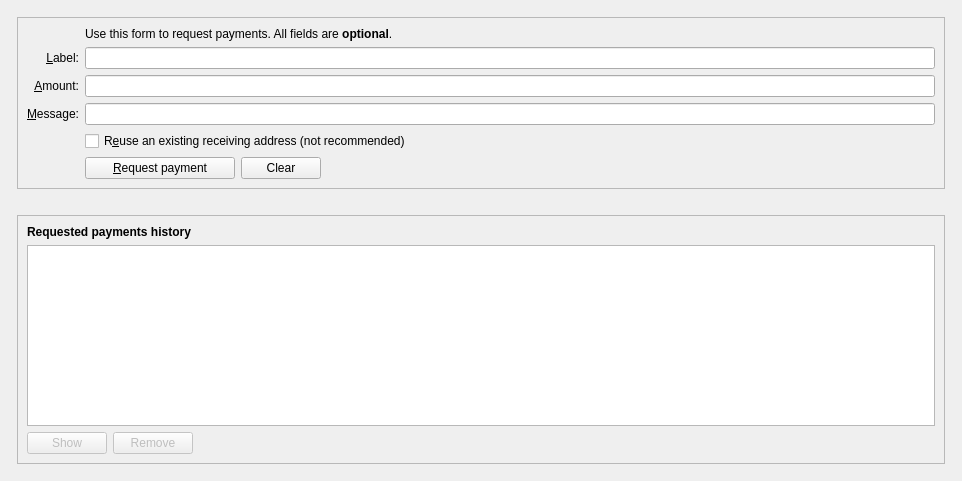
<?xml version="1.0" encoding="UTF-8"?>
<ui version="4.0">
 <class>ReceiveCoinsDialog</class>
 <widget class="QWidget" name="ReceiveCoinsDialog">
  <property name="geometry">
   <rect>
    <x>0</x>
    <y>0</y>
    <width>962</width>
    <height>481</height>
   </rect>
  </property>
  <layout class="QVBoxLayout" name="verticalLayout" stretch="0">
   <item>
    <layout class="QVBoxLayout" name="verticalLayout_Master" stretch="1">
     <property name="spacing">
      <number>0</number>
     </property>
     <item>
      <widget class="QFrame" name="frame_BG">
       <layout class="QVBoxLayout" name="verticalLayout_5">
        <property name="leftMargin">
         <number>6</number>
        </property>
        <property name="topMargin">
         <number>6</number>
        </property>
        <property name="rightMargin">
         <number>6</number>
        </property>
        <property name="bottomMargin">
         <number>6</number>
        </property>
        <item>
         <widget class="QFrame" name="frame2">
          <property name="sizePolicy">
           <sizepolicy hsizetype="Preferred" vsizetype="Maximum">
            <horstretch>0</horstretch>
            <verstretch>0</verstretch>
           </sizepolicy>
          </property>
          <property name="frameShape">
           <enum>QFrame::StyledPanel</enum>
          </property>
          <property name="frameShadow">
           <enum>QFrame::Sunken</enum>
          </property>
          <layout class="QVBoxLayout" name="verticalLayout_3">
           <item>
            <layout class="QGridLayout" name="gridLayout">
             <item row="7" column="2">
              <widget class="QCheckBox" name="reuseAddress">
               <property name="toolTip">
                <string>Reuse one of the previously used receiving addresses.&lt;br&gt;Reusing addresses has security and privacy issues.&lt;br&gt;Do not use this unless re-generating a payment request made before.</string>
               </property>
               <property name="text">
                <string>R&amp;euse an existing receiving address (not recommended)</string>
               </property>
              </widget>
             </item>
             <item row="6" column="0">
              <widget class="QLabel" name="label_3">
               <property name="toolTip">
                <string>An optional message to attach to the payment request, which will be displayed when the request is opened. Note: The message will not be sent with the payment over the UservCoin network.</string>
               </property>
               <property name="text">
                <string>&amp;Message:</string>
               </property>
               <property name="alignment">
                <set>Qt::AlignRight|Qt::AlignTrailing|Qt::AlignVCenter</set>
               </property>
               <property name="buddy">
                <cstring>reqMessage</cstring>
               </property>
              </widget>
             </item>
             <item row="4" column="2">
              <widget class="QLineEdit" name="reqLabel">
               <property name="toolTip">
                <string>An optional label to associate with the new receiving address.</string>
               </property>
              </widget>
             </item>
             <item row="6" column="2">
              <widget class="QLineEdit" name="reqMessage">
               <property name="toolTip">
                <string>An optional message to attach to the payment request, which will be displayed when the request is opened.&lt;br&gt;Note: The message will not be sent with the payment over the UservCoin network.</string>
               </property>
              </widget>
             </item>
             <item row="2" column="2">
              <widget class="QLabel" name="label_5">
               <property name="text">
                <string>Use this form to request payments. All fields are &lt;b&gt;optional&lt;/b&gt;.</string>
               </property>
              </widget>
             </item>
             <item row="4" column="0">
              <widget class="QLabel" name="label_2">
               <property name="toolTip">
                <string>An optional label to associate with the new receiving address.</string>
               </property>
               <property name="text">
                <string>&amp;Label:</string>
               </property>
               <property name="alignment">
                <set>Qt::AlignRight|Qt::AlignTrailing|Qt::AlignVCenter</set>
               </property>
               <property name="buddy">
                <cstring>reqLabel</cstring>
               </property>
              </widget>
             </item>
             <item row="5" column="0">
              <widget class="QLabel" name="label">
               <property name="toolTip">
                <string>An optional amount to request. Leave this empty or zero to not request a specific amount.</string>
               </property>
               <property name="text">
                <string>&amp;Amount:</string>
               </property>
               <property name="alignment">
                <set>Qt::AlignRight|Qt::AlignTrailing|Qt::AlignVCenter</set>
               </property>
               <property name="buddy">
                <cstring>reqAmount</cstring>
               </property>
              </widget>
             </item>
             <item row="5" column="2">
              <widget class="BitcoinAmountField" name="reqAmount">
               <property name="minimumSize">
                <size>
                 <width>80</width>
                 <height>0</height>
                </size>
               </property>
               <property name="toolTip">
                <string>An optional amount to request. Leave this empty or zero to not request a specific amount.</string>
               </property>
              </widget>
             </item>
             <item row="8" column="2">
              <layout class="QHBoxLayout" name="horizontalLayout">
               <item>
                <widget class="QPushButton" name="receiveButton">
                 <property name="minimumSize">
                  <size>
                   <width>150</width>
                   <height>0</height>
                  </size>
                 </property>
                 <property name="text">
                  <string>&amp;Request payment</string>
                 </property>
                 <property name="icon">
                  <iconset resource="../uservcoin.qrc">
                   <normaloff>:/icons/receiving_addresses</normaloff>:/icons/receiving_addresses</iconset>
                 </property>
                </widget>
               </item>
               <item>
                <widget class="QPushButton" name="clearButton">
                 <property name="sizePolicy">
                  <sizepolicy hsizetype="Minimum" vsizetype="Fixed">
                   <horstretch>0</horstretch>
                   <verstretch>0</verstretch>
                  </sizepolicy>
                 </property>
                 <property name="toolTip">
                  <string>Clear all fields of the form.</string>
                 </property>
                 <property name="text">
                  <string>Clear</string>
                 </property>
                 <property name="icon">
                  <iconset resource="../uservcoin.qrc">
                   <normaloff>:/icons/remove</normaloff>:/icons/remove</iconset>
                 </property>
                 <property name="autoDefault">
                  <bool>false</bool>
                 </property>
                </widget>
               </item>
               <item>
                <spacer name="horizontalSpacer">
                 <property name="orientation">
                  <enum>Qt::Horizontal</enum>
                 </property>
                 <property name="sizeHint" stdset="0">
                  <size>
                   <width>40</width>
                   <height>20</height>
                  </size>
                 </property>
                </spacer>
               </item>
              </layout>
             </item>
            </layout>
           </item>
          </layout>
         </widget>
        </item>
        <item>
         <spacer name="verticalSpacer">
          <property name="orientation">
           <enum>Qt::Vertical</enum>
          </property>
          <property name="sizeType">
           <enum>QSizePolicy::Fixed</enum>
          </property>
          <property name="sizeHint" stdset="0">
           <size>
            <width>20</width>
            <height>20</height>
           </size>
          </property>
         </spacer>
        </item>
        <item>
         <widget class="QFrame" name="frame">
          <property name="sizePolicy">
           <sizepolicy hsizetype="Preferred" vsizetype="Expanding">
            <horstretch>0</horstretch>
            <verstretch>0</verstretch>
           </sizepolicy>
          </property>
          <property name="frameShape">
           <enum>QFrame::StyledPanel</enum>
          </property>
          <property name="frameShadow">
           <enum>QFrame::Raised</enum>
          </property>
          <layout class="QVBoxLayout" name="verticalLayout_2">
           <item>
            <widget class="QLabel" name="label_6">
             <property name="font">
              <font>
               <weight>75</weight>
               <bold>true</bold>
              </font>
             </property>
             <property name="text">
              <string>Requested payments history</string>
             </property>
            </widget>
           </item>
           <item>
            <widget class="QTableView" name="recentRequestsView">
             <property name="palette">
              <palette>
               <active>
                <colorrole role="Text">
                 <brush brushstyle="SolidPattern">
                  <color alpha="255">
                   <red>51</red>
                   <green>51</green>
                   <blue>51</blue>
                  </color>
                 </brush>
                </colorrole>
               </active>
               <inactive>
                <colorrole role="Text">
                 <brush brushstyle="SolidPattern">
                  <color alpha="255">
                   <red>51</red>
                   <green>51</green>
                   <blue>51</blue>
                  </color>
                 </brush>
                </colorrole>
               </inactive>
               <disabled>
                <colorrole role="Text">
                 <brush brushstyle="SolidPattern">
                  <color alpha="255">
                   <red>85</red>
                   <green>85</green>
                   <blue>85</blue>
                  </color>
                 </brush>
                </colorrole>
               </disabled>
              </palette>
             </property>
             <property name="contextMenuPolicy">
              <enum>Qt::CustomContextMenu</enum>
             </property>
             <property name="tabKeyNavigation">
              <bool>false</bool>
             </property>
             <property name="sortingEnabled">
              <bool>true</bool>
             </property>
            </widget>
           </item>
           <item>
            <layout class="QHBoxLayout" name="horizontalLayout_2">
             <item>
              <widget class="QPushButton" name="showRequestButton">
               <property name="enabled">
                <bool>false</bool>
               </property>
               <property name="toolTip">
                <string>Show the selected request (does the same as double clicking an entry)</string>
               </property>
               <property name="text">
                <string>Show</string>
               </property>
               <property name="icon">
                <iconset resource="../uservcoin.qrc">
                 <normaloff>:/icons/edit</normaloff>:/icons/edit</iconset>
               </property>
               <property name="autoDefault">
                <bool>false</bool>
               </property>
              </widget>
             </item>
             <item>
              <widget class="QPushButton" name="removeRequestButton">
               <property name="enabled">
                <bool>false</bool>
               </property>
               <property name="toolTip">
                <string>Remove the selected entries from the list</string>
               </property>
               <property name="text">
                <string>Remove</string>
               </property>
               <property name="icon">
                <iconset resource="../uservcoin.qrc">
                 <normaloff>:/icons/remove</normaloff>:/icons/remove</iconset>
               </property>
               <property name="autoDefault">
                <bool>false</bool>
               </property>
              </widget>
             </item>
             <item>
              <spacer name="horizontalSpacer_2">
               <property name="orientation">
                <enum>Qt::Horizontal</enum>
               </property>
               <property name="sizeHint" stdset="0">
                <size>
                 <width>40</width>
                 <height>20</height>
                </size>
               </property>
              </spacer>
             </item>
            </layout>
           </item>
          </layout>
         </widget>
        </item>
       </layout>
      </widget>
     </item>
    </layout>
   </item>
  </layout>
 </widget>
 <customwidgets>
  <customwidget>
   <class>BitcoinAmountField</class>
   <extends>QLineEdit</extends>
   <header>bitcoinamountfield.h</header>
   <container>1</container>
  </customwidget>
 </customwidgets>
 <tabstops>
  <tabstop>reqLabel</tabstop>
  <tabstop>reqAmount</tabstop>
  <tabstop>reqMessage</tabstop>
  <tabstop>reuseAddress</tabstop>
  <tabstop>receiveButton</tabstop>
  <tabstop>clearButton</tabstop>
  <tabstop>recentRequestsView</tabstop>
  <tabstop>showRequestButton</tabstop>
  <tabstop>removeRequestButton</tabstop>
 </tabstops>
 <resources>
  <include location="../uservcoin.qrc"/>
 </resources>
 <connections/>
</ui>
